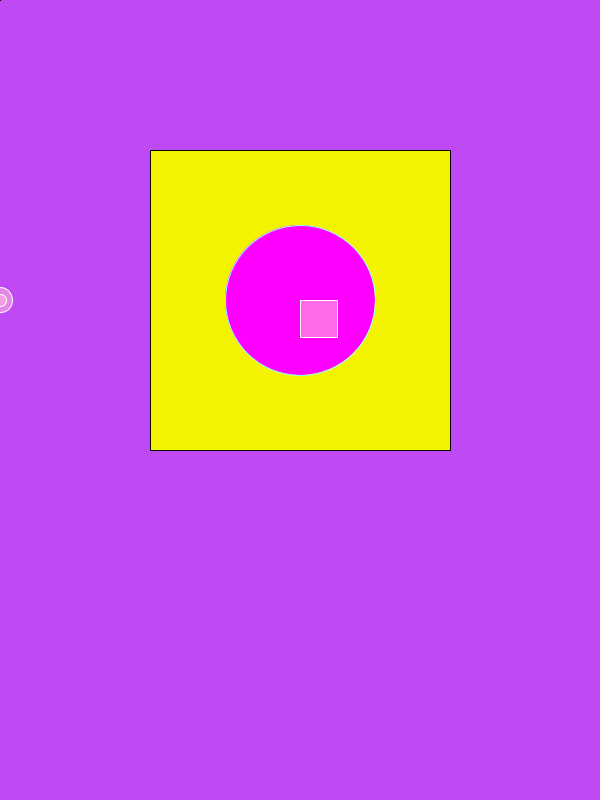
Frame 1 (no input)
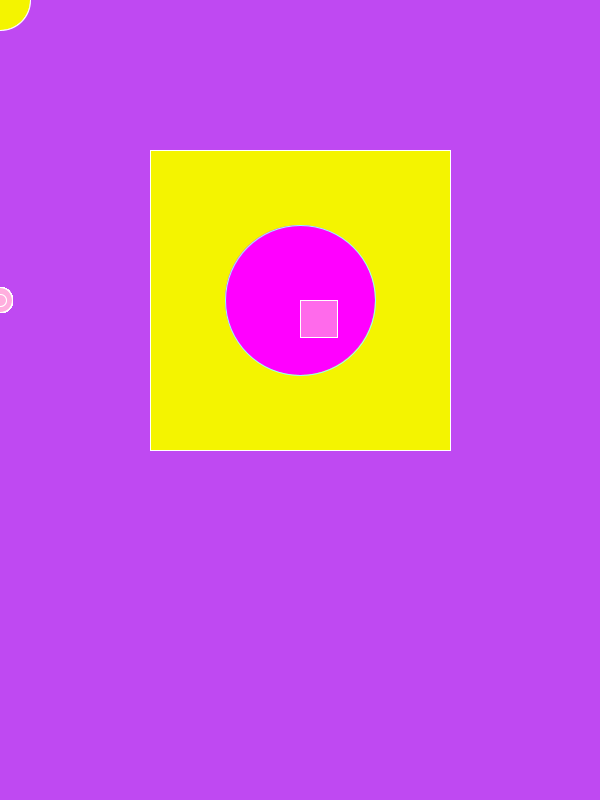
Frame 60 (the mouse pressed at the canvas centre just before this capture)
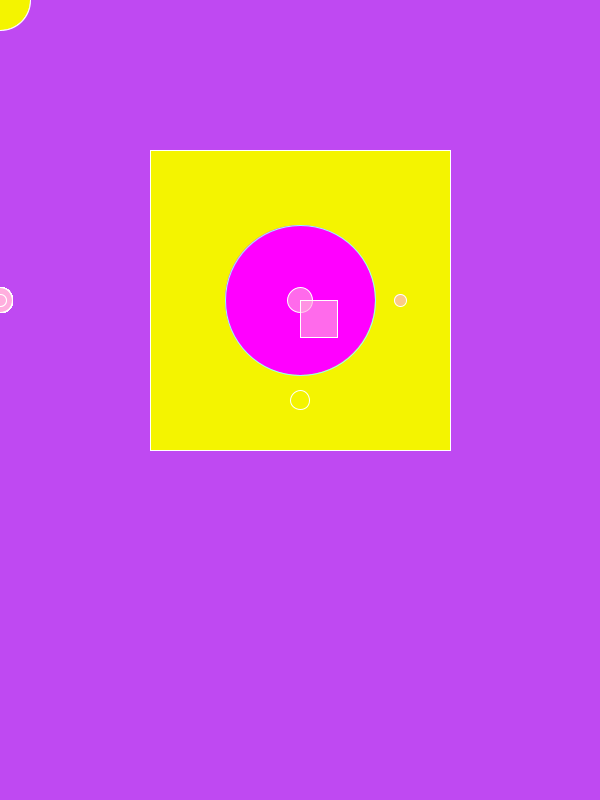
Frame 120 (the mouse held since frame 60 and released just before this capture)

The Processing sketch that drew these frames (run headless with seeded random() and noise(); from frame 60 on, the mouse is pressed at the canvas centre):

// Processing sketch: processing_158554
// ── processing_158554.pde

int tc = 0;
int ct = 130;
void setup() {
  size(600, 800);
  background (191, 73, 242);
}
void draw() {
  tc++;
  colorMode(RGB);
  if (tc>100 && mousePressed || tc>300) {
    tc=0;
  }
  if (ct>200) {
    ct=130;
  }
  fill(244, 244, 0);
  rect(150, 150, 300, 300);
  ellipse(mouseX, mouseY, tc, tc);

  stroke(150, 255, 255);
  fill(255, 0, 255);
  ellipse(300, 300, 150, 150);




  colorMode(RGB);



  fill(255, 175, 222, 155);
 
  stroke(255, 255, 255);
  ellipse(pmouseX, 300, 25, 25);
  ellipse(pmouseY, 300, 12, 12);
  rect(300, 300, 37, 37);
}
void mouseDragged() {
  noStroke();
  colorMode(HSB);
  fill(random (180, 250), 200, 200);
  float aleatorioX= random(-50, 50);
  float aleatorioY= random(-50, 50);
  float tamano= random(5, 50);
  ellipse(mouseX+aleatorioX, mouseY+aleatorioY, tamano, tamano);
}
